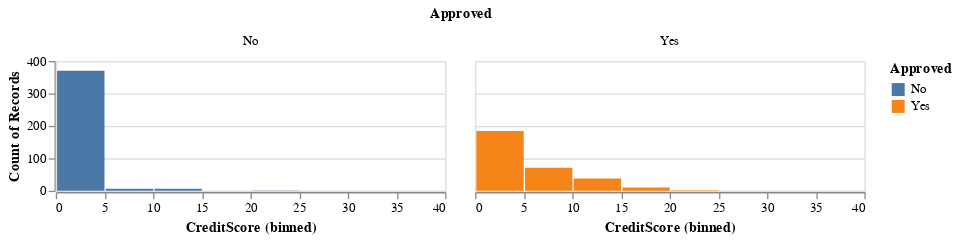

Notebook cell for this chart:
### Code cell
# data summarization
# bar charts of every predictor variable, maxbins = 30

data_vis_cs = alt.Chart(data).mark_bar().encode(
    x = alt.X('CreditScore').scale(domain=[0,40],clamp= True).bin(maxbins=30),
    y = alt.Y('count()'),
    color = alt.Color('Approved')
).properties(
    height=100
).facet(
    "Approved:N",)
data_vis_cs

### Figure 1 — Vega-Lite specification as saved in the notebook (floating-point values rounded to 4 significant figures; data arrays with more than 128 entries replaced by an {"elided": "..."} marker saying what was removed)
{"config": {"view": {"continuousWidth": 300, "continuousHeight": 300}}, "data": {"name": "data-6ce8907e001934dae184b3a258fb1bc8"}, "facet": {"field": "Approved", "type": "nominal"}, "spec": {"mark": {"type": "bar"}, "encoding": {"color": {"field": "Approved", "type": "nominal"}, "x": {"bin": {"maxbins": 30}, "field": "CreditScore", "scale": {"domain": [0, 40], "clamp": true}, "type": "quantitative"}, "y": {"aggregate": "count", "type": "quantitative"}}, "height": 100}, "$schema": "https://vega.github.io/schema/vega-lite/v5.16.3.json", "datasets": {"data-6ce8907e001934dae184b3a258fb1bc8": {"elided": "690 records"}}}
